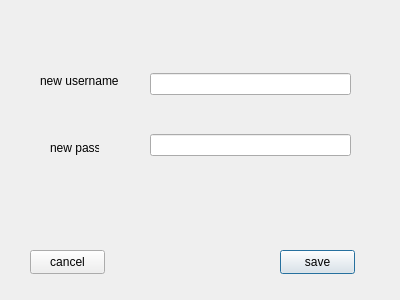
<?xml version="1.0" encoding="UTF-8"?>
<ui version="4.0">
 <class>EditProfile2Dialog</class>
 <widget class="QDialog" name="EditProfile2Dialog">
  <property name="geometry">
   <rect>
    <x>0</x>
    <y>0</y>
    <width>400</width>
    <height>300</height>
   </rect>
  </property>
  <property name="windowTitle">
   <string>Dialog</string>
  </property>
  <widget class="QWidget" name="gridLayoutWidget">
   <property name="geometry">
    <rect>
     <x>150</x>
     <y>40</y>
     <width>201</width>
     <height>151</height>
    </rect>
   </property>
   <layout class="QGridLayout" name="gridLayout">
    <item row="0" column="0">
     <widget class="QLineEdit" name="lineEdit"/>
    </item>
    <item row="1" column="0">
     <widget class="QLineEdit" name="lineEdit_2"/>
    </item>
   </layout>
  </widget>
  <widget class="QLabel" name="label">
   <property name="geometry">
    <rect>
     <x>40</x>
     <y>60</y>
     <width>81</width>
     <height>41</height>
    </rect>
   </property>
   <property name="text">
    <string>new username</string>
   </property>
  </widget>
  <widget class="QLabel" name="label_2">
   <property name="geometry">
    <rect>
     <x>50</x>
     <y>140</y>
     <width>49</width>
     <height>16</height>
    </rect>
   </property>
   <property name="text">
    <string>new pass</string>
   </property>
  </widget>
  <widget class="QPushButton" name="btnSave">
   <property name="geometry">
    <rect>
     <x>280</x>
     <y>250</y>
     <width>75</width>
     <height>24</height>
    </rect>
   </property>
   <property name="text">
    <string>save</string>
   </property>
  </widget>
  <widget class="QPushButton" name="pushButton_2">
   <property name="geometry">
    <rect>
     <x>30</x>
     <y>250</y>
     <width>75</width>
     <height>24</height>
    </rect>
   </property>
   <property name="text">
    <string>cancel</string>
   </property>
  </widget>
 </widget>
 <resources/>
 <connections/>
</ui>
